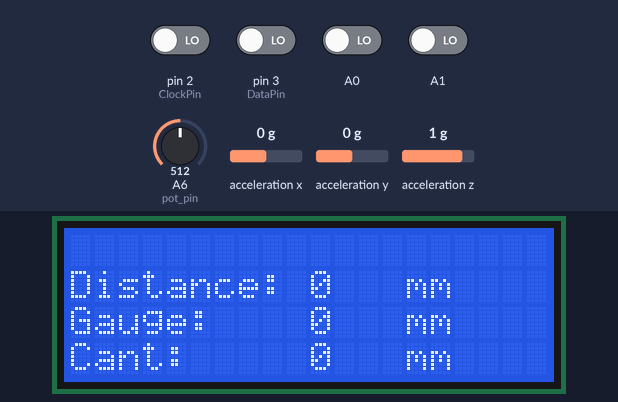
The sketch below on a simulated Arduino Nano, built with avr-gcc and run on an emulated ATmega328P. On the bench: 20×4 character LCD. The test bench sets the inputs (shaded band); at power-on: A0, A1, pin 2 (ClockPin), pin 3 (DataPin) LOW, acceleration x 0 g, A6 (pot_pin) = 512, acceleration y 0 g, acceleration z 1 g. Storage starts empty; what the sketch prints to the serial monitor is not drawn.

Above: at 1.3 s.
1.4 s: A1 driven HIGH
4.4 s: A0 driven HIGH
At 5.8 s:
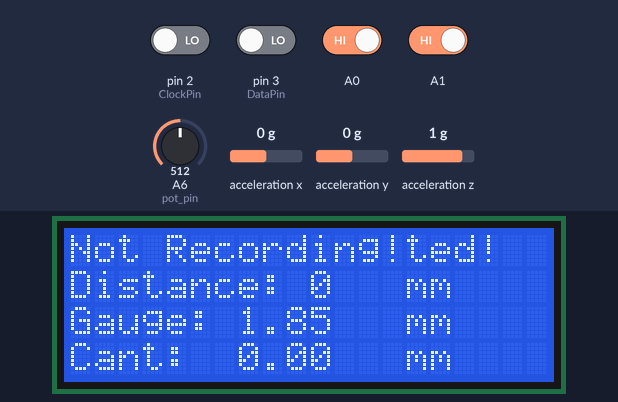
7.4 s: acceleration x set to -0.8 g
At 8.6 s:
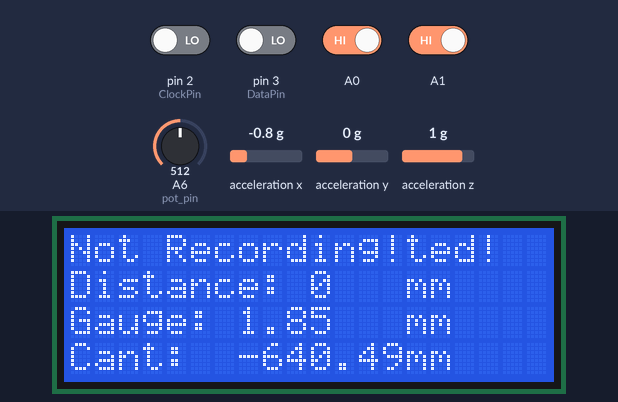
10.4 s: A6 (pot_pin) set to 716
At 10.7 s:
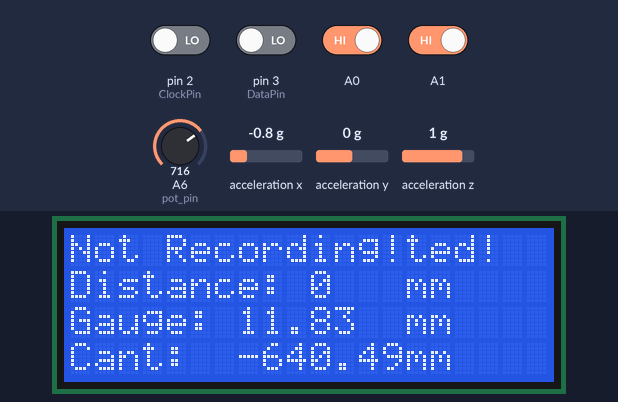
13.4 s: pin 2 (ClockPin) driven HIGH
At 14.5 s:
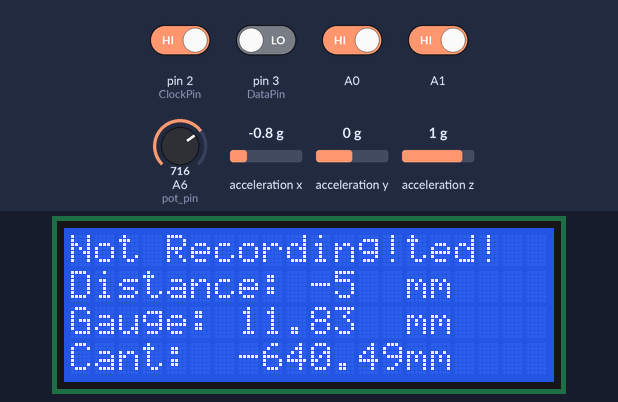
16.4 s: A6 (pot_pin) set to 306
At 17.1 s:
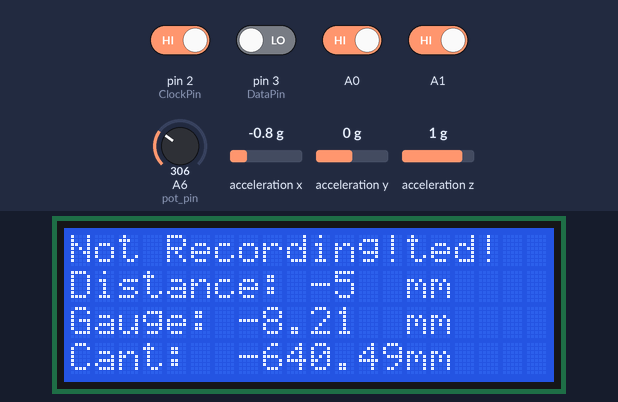
Timing chart, 0 to 19.4 s (numbered marks = the images above; inputs shaded):
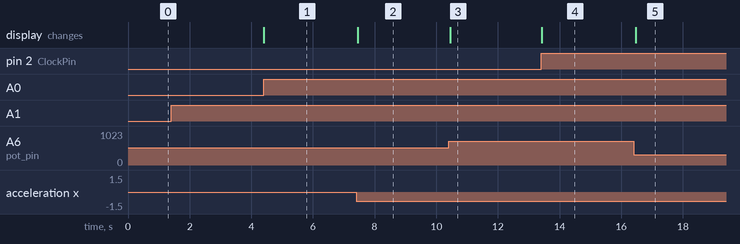

The sketch:

Track_Monitoring.ino
```cpp
//For Tilt sensor
#include <Wire.h>
#include <Adafruit_Sensor.h>
#include <Adafruit_ADXL345_U.h>

//For SD Card
#include <SPI.h>
#include <SD.h>

//FOR LCD
#include <LiquidCrystal.h>//FOR LCD DISPLAY

//FOR PUSH BUTTONS
#define startbutton A1
#define stopbutton A0
int start_new, stop_new;
int flag;

//FOR ENCODER
#define ClockPin 2
#define DataPin 3
#define readA bitRead(PIND,2)
#define readB bitRead(PIND,3)
volatile long count = 0;
volatile byte LastAB;
long lastCtr;
unsigned long SpareCycles;

void Encoder(bool A) {
  (readB == A)  ? count++ : count--;
   LastAB = A<<1 | readB;
}

//For LCD
const int rs = 9, en = 8, d4 = 7, d5 = 6, d6 = 5, d7 = 4;
LiquidCrystal lcd(rs, en, d4, d5, d6, d7);

//FOR SD CARD
/*
SD card attached to SPI bus as follows:
 ** MOSI - pin 11
 ** MISO - pin 12
 ** CLK - pin 13
 ** CS - pin 10 (for MKRZero SD: SDCARD_SS_PIN)
Tilt sensor attached as follows:
 **SDA--> pin A4
 **SCL--> pin A5
 **VCC--> 3.3V
*/

File myFile;

Adafruit_ADXL345_Unified accel = Adafruit_ADXL345_Unified();
float Pi = 3.14159;
float angle=0;
float cross_H;

//FOR DISPLACEMENT SENSOR
int potValue;
int pot_pin = A6;
float x=0;//potValue converted to displacement
float displacement=0;//calibrated value of displacement

void setup()
{
  Serial.begin(9600);
  pinMode(A0, INPUT);
  pinMode(A1, INPUT);
  // set up the LCD's number of columns and rows:
  lcd.begin(20, 4);
  lcd.setCursor(0,1);
  lcd.print("Distance: 0");
  lcd.setCursor(14,1);
  lcd.print("mm");
  lcd.setCursor(0,2);
  lcd.print("Gauge:    0");
  lcd.setCursor(14,2);
  lcd.print("mm");
  lcd.setCursor(0,3);
  //print cross level
  lcd.print("Cant:     0");
  lcd.setCursor(14,3);
  lcd.print("mm");

  //FOR ENCODER
  pinMode(ClockPin, INPUT);
  pinMode(DataPin, INPUT);

  //2 step count
  attachInterrupt(digitalPinToInterrupt(ClockPin), [] {Encoder( readA);}, CHANGE);

  if (!SD.begin(10))
  {
    Serial.println("initialization failed!");
    while (1);
  }
  Serial.println("initialization done.");

  myFile = SD.open("test.txt", FILE_WRITE);

  if (myFile)
  {
    myFile.print("DISTANCE = ");
    myFile.print("\t\tGAUGE: ");
    myFile.print("\t\tCANT: ");
    // close the file:
    myFile.close();
    Serial.println("done.");
  } else {
    // if the file didn't open, print an error:
    Serial.println("error opening test.txt");
  }

  // re-open the file for reading:
  myFile = SD.open("test.txt");
  if (myFile) {
    Serial.println("test.txt:");
    myFile.close();
  }
  else
  {
    // if the file didn't open, print an error:
    Serial.println("error opening test.txt");
  }

  //FOR TILT SENSOR
  if(!accel.begin())
  {
    Serial.println("No valid sensor found");
    while(1);
  }
  Serial.println("void setup close");
}

void loop()
{
  flag = 0;
  while(flag!=2)
  {
    start_new = digitalRead(A1);
    if(start_new == 1)
    {
      flag =1;
    }

    if(flag == 1)
    {
      lcd.setCursor(0,0);
      lcd.print("Recording started! ");
      //FOR ENCODER
      long Counter;
      SpareCycles++;
      noInterrupts ();
      Counter = count;
      interrupts ();
      if ((lastCtr != Counter) & (SpareCycles > 10))
      {
        SpareCycles = 0;
      }
      lastCtr = Counter;
      int distance = Counter/0.2;

      //LCD PRINTS DISTANCE
      lcd.setCursor(11,1);
      lcd.print("   ");
      lcd.setCursor(10,1);
      lcd.print(distance);
      lcd.setCursor(14,1);
      lcd.print("mm");

      //FOR DISPLACEMENT SENSOR
      potValue = analogRead(pot_pin);//Reading output value of pot
      x = (50./1023.)*potValue; //converting potValue to displacement

      //Calibrating the displacement
      if(x==23.17)
      {
        displacement=0;//At sleeper 1
      }
      else
      {
        displacement = x-23.17;
      }

      //print track gauge
      lcd.setCursor(8,2);
      lcd.print("    ");
      lcd.setCursor(7,2);
      lcd.print(displacement);
      lcd.setCursor(14,2);
      lcd.print("mm");

      //FOR TILT SENSOR
      sensors_event_t event;
      accel.getEvent(&event);
      //READING X_OUT
      float X_out = event.acceleration.x/256;
      if(0.0005<=X_out && X_out<=0.0009)
      {
        X_out=0;
      }
      else if(0.0392>=X_out && X_out>= 0.0385)
      {
        X_out = 0.0392;
      }
      //CONVERTING X_out TO ANGLE
      angle = (90.00/0.0392)*X_out;// in terms of theta

      if(angle <= 4.22 && angle >= 0.35)
      {
        angle = 0;
      }
      if(angle <= 92.17 && angle >= 90.06)
      {
        angle = 90;
      }
      float angle_rad = (angle*Pi)/180;//converting theta to radians

      //CALCULATING CROSS HEIGHT
      float cross_H = tan(angle_rad)*272;
      if(cross_H>=116.0 && cross_H<=122.0)
      {
        cross_H = 116.0;
      }
      float cross_H_N = cross_H*(100.0/119.0);
      //PRINTING CROSS HEIGHT NEW
      Serial.print("Cross Height: ");
      Serial.println(cross_H_N);

      lcd.setCursor(8,3);
      lcd.print("     ");
      lcd.setCursor(7,3);
      lcd.print(cross_H_N);
      lcd.setCursor(14,3);
      lcd.print("mm");

      //SD CARD
      myFile = SD.open("test.txt", FILE_WRITE);

      // if the file opened okay, write to it:
      if (myFile)
      {
        myFile.print(distance);
        myFile.print("\t\t   ");
        myFile.print(displacement);
        myFile.print("\t\t ");
        myFile.println(cross_H_N);
        //myFile.print("mm");

        // close the file:
        myFile.close();
      }
    }
    stop_new = digitalRead(A0);
    if(stop_new == 1)
    {
      flag = 2;
    }
  }
  if(flag == 2)
  {
    lcd.setCursor(0,0);
    lcd.print("Not Recording!");
    myFile.close();
  }
}
```

Measured:
- after the input at 1.4 s, every drawn part: stays the same
- after the input at 4.4 s, the display: changes at once (image 1)
- after the input at 7.4 s, the display: changes after 0.05 s (image 2)
- after the input at 10.4 s, the display: changes after 0.05 s (image 3)
- after the input at 13.4 s, the display: changes at once (image 4)
- after the input at 16.4 s, the display: changes after 0.07 s (image 5)
